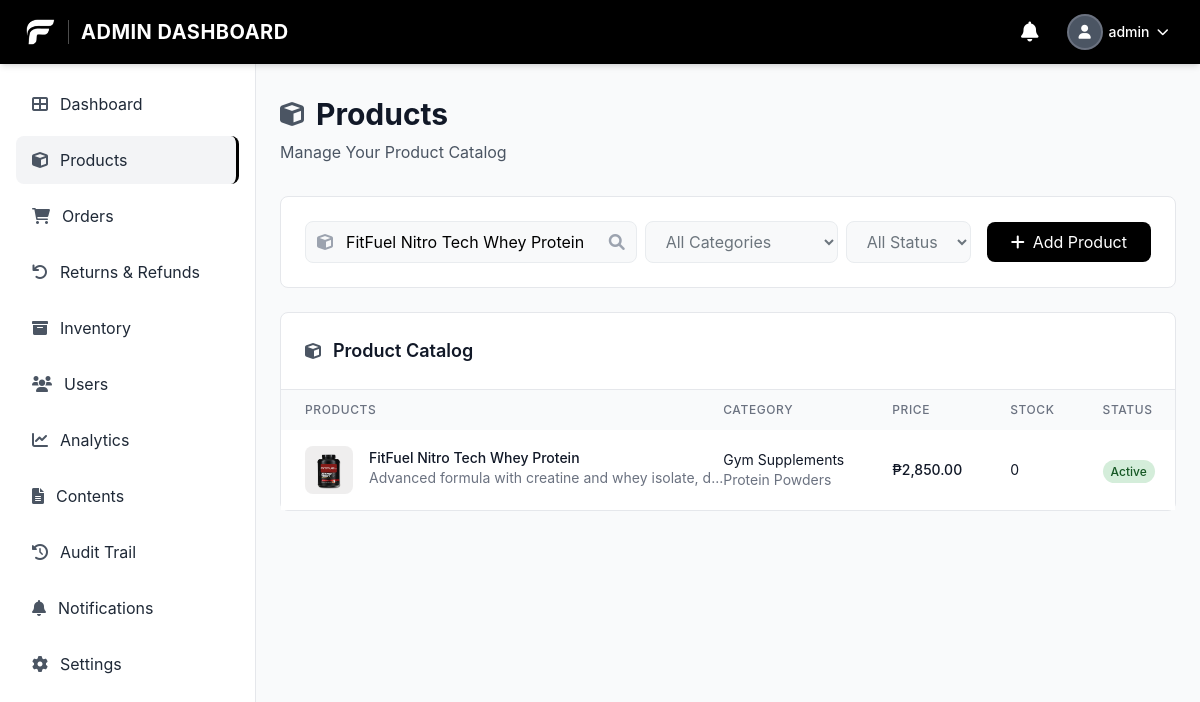
The app's page /admin/product.php?search=FitFuel+Nitro+Tech+Whey+Protein (signed in) with its own data.
### tables this page shows
CREATE TABLE `products` (
  `product_id` bigint(20) UNSIGNED NOT NULL,
  `name` varchar(150) NOT NULL,
  `description` text DEFAULT NULL,
  `price` decimal(10,2) NOT NULL,
  `stock` int(10) UNSIGNED NOT NULL DEFAULT 0,
  `category_id` bigint(20) UNSIGNED DEFAULT NULL,
  `subcategory_id` bigint(20) UNSIGNED DEFAULT NULL,
  `images` longtext DEFAULT NULL CHECK (json_valid(`images`)),
  `status` enum('active','inactive') NOT NULL DEFAULT 'active',
  `is_popular` tinyint(1) NOT NULL DEFAULT 0,
  `is_best_seller` tinyint(1) NOT NULL DEFAULT 0,
  `sale_percentage` int(11) DEFAULT 0,
  `created_at` timestamp NOT NULL DEFAULT current_timestamp(),
  `updated_at` timestamp NOT NULL DEFAULT current_timestamp() ON UPDATE current_timestamp(),
  `min_stock_level` int(11) NOT NULL DEFAULT 10,
  `average_rating` decimal(3,2) NOT NULL DEFAULT 0.00,
  `total_reviews` int(11) NOT NULL DEFAULT 0,
  `rating_5_count` int(11) NOT NULL DEFAULT 0,
  `rating_4_count` int(11) NOT NULL DEFAULT 0,
  `rating_3_count` int(11) NOT NULL DEFAULT 0,
  `rating_2_count` int(11) NOT NULL DEFAULT 0,
  `rating_1_count` int(11) NOT NULL DEFAULT 0
);

CREATE TABLE `categories` (
  `category_id` bigint(20) UNSIGNED NOT NULL,
  `name` varchar(100) NOT NULL,
  `description` text DEFAULT NULL,
  `created_at` timestamp NOT NULL DEFAULT current_timestamp(),
  `updated_at` timestamp NOT NULL DEFAULT current_timestamp() ON UPDATE current_timestamp()
);

CREATE TABLE `subcategories` (
  `subcategory_id` bigint(20) UNSIGNED NOT NULL,
  `category_id` bigint(20) UNSIGNED NOT NULL,
  `name` varchar(100) NOT NULL,
  `description` text DEFAULT NULL,
  `created_at` timestamp NOT NULL DEFAULT current_timestamp(),
  `updated_at` timestamp NOT NULL DEFAULT current_timestamp() ON UPDATE current_timestamp()
);

### config/currency_helper.php (called while the page is built, shortened)
<?php
function getCurrencySettings() {
    static $settings = null;
    if ($settings === null) {
        $settings = [
            'symbol' => '₱',
            'code' => 'PHP',
            'position' => 'before'
        ];
        try {
            $pdo = getDBConnection();
            $stmt = $pdo->query("SELECT key_name, value FROM settings WHERE key_name IN ('currency_symbol', 'currency_code', 'currency_position')");
            while ($row = $stmt->fetch()) {
                switch ($row['key_name']) {
                    case 'currency_symbol':
                        $settings['symbol'] = $row['value'] ?: '₱';
                        break;
                    case 'currency_code':
                        $settings['code'] = $row['value'] ?: 'PHP';
                        break;
                    case 'currency_position':
                        $settings['position'] = $row['value'] ?: 'before';
                        break;
                }
            }
        } catch (Exception $e) {
        }
    }
    return $settings;
}
function formatCurrency($amount, $decimals = 2) {
    $settings = getCurrencySettings();
    $formatted = number_format((float)$amount, $decimals);
    if ($settings['position'] === 'after') {
        return $formatted . $settings['symbol'];
    } else {
        return $settings['symbol'] . $formatted;
    }
}
?>

### admin/product.php (the view, shortened to what this page needs)
<?php
require_once '../config/currency_helper.php';
require_once '../includes/admin_sidebar.php';
$pdo = getDBConnection();
$search = $_GET['search'] ?? '';
$page = max(1, intval($_GET['page'] ?? 1));
$limit = 10;
$offset = ($page - 1) * $limit;
$where_conditions = [];
$params = [];
if ($search) {
    $where_conditions[] = "(p.name LIKE ? OR p.description LIKE ?)";
    $params[] = "%$search%";
    $params[] = "%$search%";
}
$where_clause = $where_conditions ? "WHERE " . implode(" AND ", $where_conditions) : "";
$sql = "SELECT p.*, c.name as category_name, s.name as subcategory_name
        FROM products p
        LEFT JOIN categories c ON p.category_id = c.category_id
        LEFT JOIN subcategories s ON p.subcategory_id = s.subcategory_id
        $where_clause
        ORDER BY p.created_at DESC
        LIMIT $limit OFFSET $offset";
$stmt = $pdo->prepare($sql);
$stmt->execute($params);
$products = $stmt->fetchAll();
?>
<!DOCTYPE html>
<html lang="en">
<head>
    <script src="https://cdn.tailwindcss.com"></script>
    <link href="https://cdnjs.cloudflare.com/ajax/libs/font-awesome/6.0.0/css/all.min.css" rel="stylesheet">
    <link rel="stylesheet" href="../css/style.css">
</head>
<body class="font-body bg-gray-50">
    <?php require_once '../includes/admin_header.php'; ?>
    <main class="ml-64 pt-24 pb-6 px-6">
        <div class="mb-8">
            <div class="flex items-center space-x-3 mb-2">
                <i class="fas fa-cube text-2xl text-gray-600"></i>
                <h1 class="text-3xl font-bold text-gray-900">Products</h1>
            </div>
            <p class="text-gray-600">Manage Your Product Catalog</p>
        </div>
        <div class="bg-white rounded-lg border border-gray-200 p-6 mb-6">
            <div class="flex flex-col lg:flex-row lg:items-center lg:justify-between space-y-4 lg:space-y-0 lg:space-x-4">
                <div class="flex flex-col sm:flex-row space-y-2 sm:space-y-0 sm:space-x-2 flex-1">
                    <div class="relative flex-1">
                        <i class="fas fa-cube absolute left-3 top-1/2 transform -translate-y-1/2 text-gray-400"></i>
                        <input type="text"
                               placeholder="Search Products"
                               class="search-input w-full pl-10 pr-10 py-2 rounded-lg focus:outline-none"
                               value="<?php echo htmlspecialchars($search); ?>"
                               onkeypress="handleSearch(event)">
                        <i class="fas fa-search absolute right-3 top-1/2 transform -translate-y-1/2 text-gray-400"></i>
                    </div>
                    <select class="filter-btn px-4 py-2 rounded-lg focus:outline-none" onchange="filterProducts()">
                        <option value="">All Categories</option>
                    </select>
                    <select class="filter-btn px-4 py-2 rounded-lg focus:outline-none" onchange="filterProducts()">
                        <option value="">All Status</option>
                    </select>
                </div>
                <button onclick="openAddModal()" class="add-btn px-6 py-2 rounded-lg flex items-center space-x-2 focus:outline-none">
                    <i class="fas fa-plus text-white"></i>
                    <span>Add Product</span>
                </button>
            </div>
        </div>
        <div class="bg-white rounded-lg border border-gray-200">
            <div class="p-6 border-b border-gray-200">
                <div class="flex items-center space-x-3">
                    <i class="fas fa-cube text-gray-600"></i>
                    <h2 class="text-lg font-semibold text-gray-900">Product Catalog</h2>
                </div>
            </div>
            <div class="overflow-x-auto">
                <table class="w-full">
                    <thead class="bg-gray-50">
                        <tr>
                            <th class="px-6 py-3 text-left text-xs font-medium text-gray-500 uppercase tracking-wider">Products</th>
                            <th class="px-6 py-3 text-left text-xs font-medium text-gray-500 uppercase tracking-wider">Category</th>
                            <th class="px-6 py-3 text-left text-xs font-medium text-gray-500 uppercase tracking-wider">Price</th>
                            <th class="px-6 py-3 text-left text-xs font-medium text-gray-500 uppercase tracking-wider">Stock</th>
                            <th class="px-6 py-3 text-left text-xs font-medium text-gray-500 uppercase tracking-wider">Status</th>
                        </tr>
                    </thead>
                    <tbody class="bg-white divide-y divide-gray-200">
                        <?php if (empty($products)): ?>
                            <tr>
                                <td colspan="6" class="px-6 py-12 text-center text-gray-500">
                                    <i class="fas fa-cube text-4xl mb-4"></i>
                                    <p>No products found</p>
                                </td>
                            </tr>
                        <?php else: ?>
                            <?php foreach ($products as $product): ?>
                                <tr class="hover:bg-gray-50">
                                    <td class="px-6 py-4 whitespace-nowrap">
                                        <div class="flex items-center">
                                            <?php
                                            $product_images = json_decode($product['images'] ?: '[]', true);
                                            if (!empty($product_images)):
                                            ?>
                                                <img src="../<?php echo htmlspecialchars($product_images[0]); ?>" alt="<?php echo htmlspecialchars($product['name']); ?>" class="w-12 h-12 rounded-lg object-cover mr-4">
                                            <?php else: ?>
                                                <div class="w-12 h-12 bg-gray-200 rounded-lg flex items-center justify-center mr-4">
                                                    <i class="fas fa-cube text-gray-500"></i>
                                                </div>
                                            <?php endif; ?>
                                            <div>
                                                <div class="text-sm font-medium text-gray-900"><?php echo htmlspecialchars($product['name']); ?></div>
                                                <div class="text-sm text-gray-500"><?php echo htmlspecialchars(substr($product['description'], 0, 50)) . '...'; ?></div>
                                            </div>
                                        </div>
                                    </td>
                                    <td class="px-6 py-4 whitespace-nowrap text-sm text-gray-900">
                                        <?php echo htmlspecialchars($product['category_name'] ?? 'N/A'); ?>
                                        <?php if ($product['subcategory_name']): ?>
                                            <br><span class="text-gray-500"><?php echo htmlspecialchars($product['subcategory_name']); ?></span>
                                        <?php endif; ?>
                                    </td>
                                    <td class="px-6 py-4 whitespace-nowrap text-sm font-medium text-gray-900">
                                        <?php if ($product['sale_percentage'] > 0): ?>
                                            <?php
                                            $original_price = $product['price'];
                                            $sale_price = $original_price * (1 - $product['sale_percentage'] / 100);
                                            ?>
                                            <div class="flex flex-col">
                                                <span class="text-red-600 font-semibold"><?php echo formatCurrency($sale_price); ?></span>
                                                <span class="text-gray-500 line-through text-xs"><?php echo formatCurrency($original_price); ?></span>
                                            </div>
                                        <?php else: ?>
                                            <?php echo formatCurrency($product['price']); ?>
                                        <?php endif; ?>
                                    </td>
                                    <td class="px-6 py-4 whitespace-nowrap text-sm text-gray-900">
                                        <?php echo $product['stock']; ?>
                                    </td>
                                    <td class="px-6 py-4 whitespace-nowrap">
                                        <span class="px-2 py-1 text-xs font-medium rounded-full <?php echo $product['status'] == 'active' ? 'status-active' : 'status-inactive'; ?>">
                                            <?php echo ucfirst($product['status']); ?>
                                        </span>
                                    </td>
                                </tr>
                            <?php endforeach; ?>
                        <?php endif; ?>
                    </tbody>
                </table>
            </div>
        </div>
    </main>
</body>
</html>

### css/style.css (style rules this page uses)
:root { --primary: #059669; --secondary: #10b981; --accent: #10b981; --muted: #f1f5f9; --foreground: #475569; --border: #e5e7eb; }
.font-body { font-family: 'DM Sans', -apple-system, BlinkMacSystemFont, 'Segoe UI', Roboto, 'Helvetica Neue', Arial, sans-serif; }
body, html { font-family: 'DM Sans', -apple-system, BlinkMacSystemFont, 'Segoe UI', Roboto, 'Helvetica Neue', Arial, sans-serif; }
h1, h2, h3, h4, h5, h6 { font-family: 'Space Grotesk', -apple-system, BlinkMacSystemFont, 'Segoe UI', Roboto, 'Helvetica Neue', Arial, sans-serif; }

### admin/product.php (style rules this page uses)
.search-input { background-color: #f8f9fa; border: 1px solid #e9ecef; }
.filter-btn { background-color: #f8f9fa; border: 1px solid #e9ecef; color: #6c757d; }
.add-btn { background-color: #000; color: white; }
.status-active { background-color: #d4edda; color: #155724; }

### records on screen
products: name "FitFuel Nitro Tech Whey Protein", description "Advanced formula with creatine and whey isolate, d", category.name "Gym Supplements", subcategory.name "Protein Powders", price "₱2,850.00", stock "0", status "Active"

### other values on screen
$_SESSION['username'] "admin"
$item['text'] "Dashboard"
$item['text'] "Products"
$item['text'] "Orders"
$item['text'] "Returns & Refunds"
$item['text'] "Inventory"
$item['text'] "Users"
$item['text'] "Analytics"
$item['text'] "Contents"
$item['text'] "Audit Trail"
$item['text'] "Notifications"
$item['text'] "Settings"
